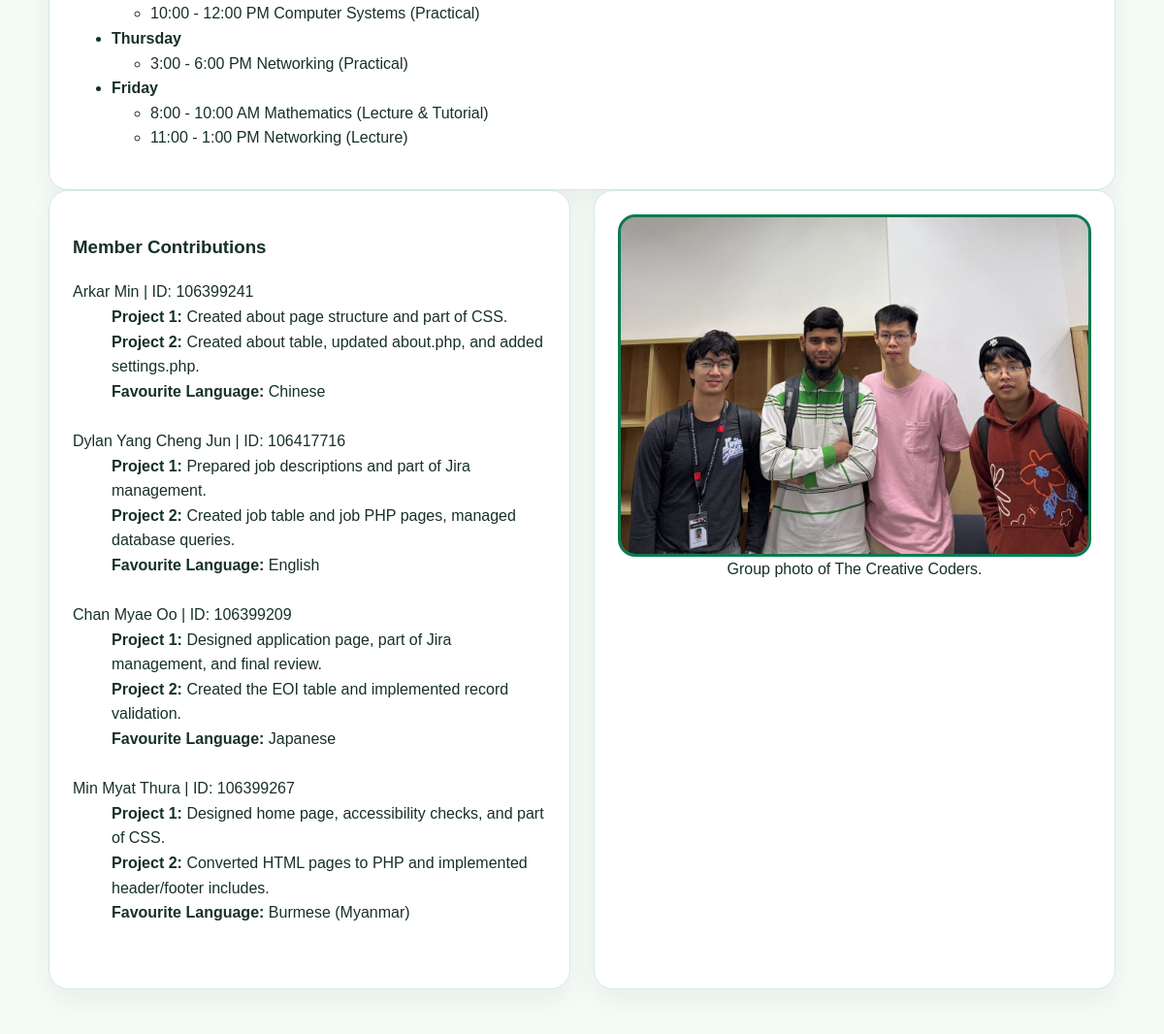
The page /about.php (middle part) on the database as committed earlier.
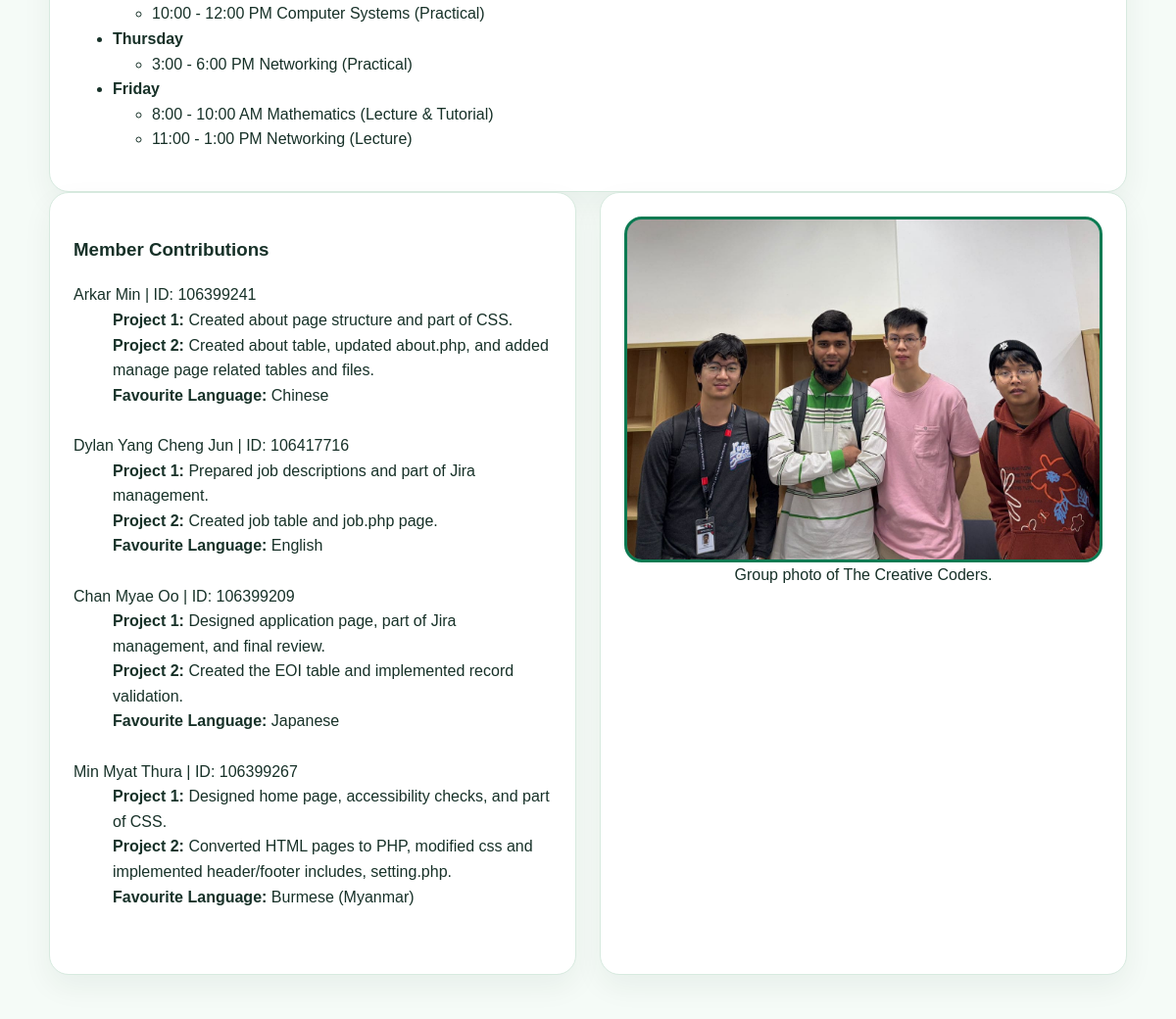
The same page on the database as committed later.
### tables this page shows
CREATE TABLE `about_members` (
  `member_id` int(11) NOT NULL,
  `student_name` varchar(100) NOT NULL,
  `student_number` varchar(20) NOT NULL,
  `favourite_language` varchar(50) DEFAULT NULL,
  `project1_contribution` text DEFAULT NULL,
  `project2_contribution` text DEFAULT NULL
);

### web/about.php (the view, shortened to what this page needs)
<?php
require_once("../include/settings.php");
$conn = mysqli_connect($host, $user, $pwd, $sql_db);
$query = "SELECT * FROM about_members";
$result = mysqli_query($conn, $query);
include(__DIR__ . "/../include/header.inc");
?>
<main id="main-content" class="container section">
    <section class="card">
        <ul>
            <li><strong>Wednesday</strong>
                <ul>
                    <li>10:00 - 12:00 PM Computer Systems (Practical)</li>
                </ul>
            </li>
            <li><strong>Thursday</strong>
                <ul>
                    <li>3:00 - 6:00 PM Networking (Practical)</li>
                </ul>
            </li>
            <li><strong>Friday</strong>
                <ul>
                    <li>8:00 - 10:00 AM Mathematics (Lecture & Tutorial)</li>
                    <li>11:00 - 1:00 PM Networking (Lecture)</li>
                </ul>
            </li>
        </ul>
    </section>
    <section class="about-layout">
        <article class="card">
            <h3>Member Contributions</h3>
            <?php if ($result && mysqli_num_rows($result) > 0): ?>
                <dl>
                    <?php while ($row = mysqli_fetch_assoc($result)): ?>
                        <dt>
                            <?php echo htmlspecialchars($row['student_name']); ?>
                            <span class="student-id">
                                | ID: <?php echo htmlspecialchars($row['student_number']); ?>
                            </span>
                        </dt>
                        <dd>
                            <strong>Project 1:</strong>
                            <?php echo htmlspecialchars($row['project1_contribution']); ?>
                        </dd>
                        <dd>
                            <strong>Project 2:</strong>
                            <?php echo htmlspecialchars($row['project2_contribution']); ?>
                        </dd>
                        <dd>
                            <strong>Favourite Language:</strong>
                            <?php echo htmlspecialchars($row['favourite_language']); ?>
                        </dd>
                        <br>
                    <?php endwhile; ?>
                </dl>
            <?php else: ?>
                <p>No member information available.</p>
            <?php endif; ?>
        </article>
        <article class="card">
            <figure class="team-figure">
                <img src="../images/group-photo.jpg"
                     alt="Group photo of The Creative Coders"
                     class="team-photo">
                <figcaption>Group photo of The Creative Coders.</figcaption>
            </figure>
        </article>
    </section>
    <section class="section">
    </section>
</main>
<?php
include(__DIR__ . "/../include/footer.inc");
?>

Rows that differ between the two databases and show on the page:
changed about_members "Arkar Min": project2_contribution "Created about table, updated about.php, and added settings.php." → "Created about table, updated about.php, and added manage page related tables and files."
changed about_members "Dylan Yang Cheng Jun": project2_contribution "Created job table and job PHP pages, managed database queries." → "Created job table and job.php page."
changed about_members "Min Myat Thura": project2_contribution "Converted HTML pages to PHP and implemented header/footer includes." → "Converted HTML pages to PHP, modified css and implemented header/footer includes, setting.php."
